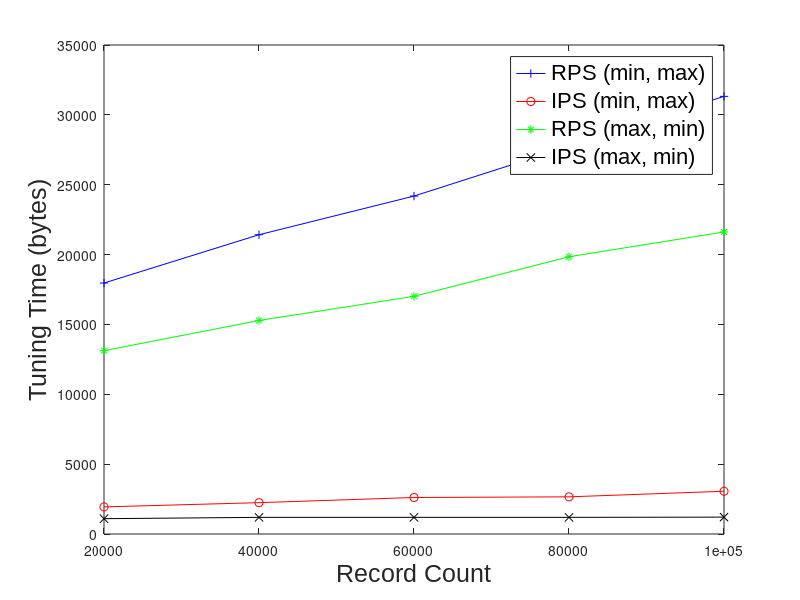

Write the MATLAB code that produced this figure.
x=[20000 40000 60000 80000 100000]

%P-B (Min, Max)
y1=[
    17964
    21420
    24188
    27740
    31324
]

%I-B (Min, Max)
y2=[
    1940
    2244
    2612
    2660
    3060
]

%P-B (Max, Min)
y3=[
    13124
    15284
    17012
    19844
    21620
]

%I-B (Max, Min)
y4=[
    1096
    1192
    1192
    1192
    1208
]


%plot(x, y1, 'b-+', x, y2, 'r-o', x, y3, 'g-*', x, y4, 'k-x');
%ylabel('Tuning Time (bytes)');
%xlabel('Record Count');
%legend('P-B (min, max)', 'I-B (min, max)', 'P-B (max, min)', 'I-B (max, min)', 'location', 'NorthWest');
%axis tight
%set(gca, 'XTick', x)
%title('Execution Time vs Image Size');
%print -deps execution_time.eps

figure1 = figure;
axes1 = axes('Parent',figure1,'FontSize',18,'FontName','Arial');
plot1 = plot(x,[y1, y2, y3, y4],'Parent',axes1);
set(plot1(1),'Marker','+','Color','b','DisplayName','RPS (min, max)');
set(plot1(2),'Marker','o','Color','r','DisplayName','IPS (min, max)');
set(plot1(3),'Marker','*','Color','g','DisplayName','RPS (max, min)');
set(plot1(4),'Marker','x','Color','k','DisplayName','IPS (max, min)');

ylabel('Tuning Time (bytes)','FontSize',18,'FontName','Arial');
xlabel('Record Count','FontSize',18,'FontName','Arial');

legend1 = legend(axes1,'show');
set(legend1, 'FontName','Arial', 'FontSize', 16);